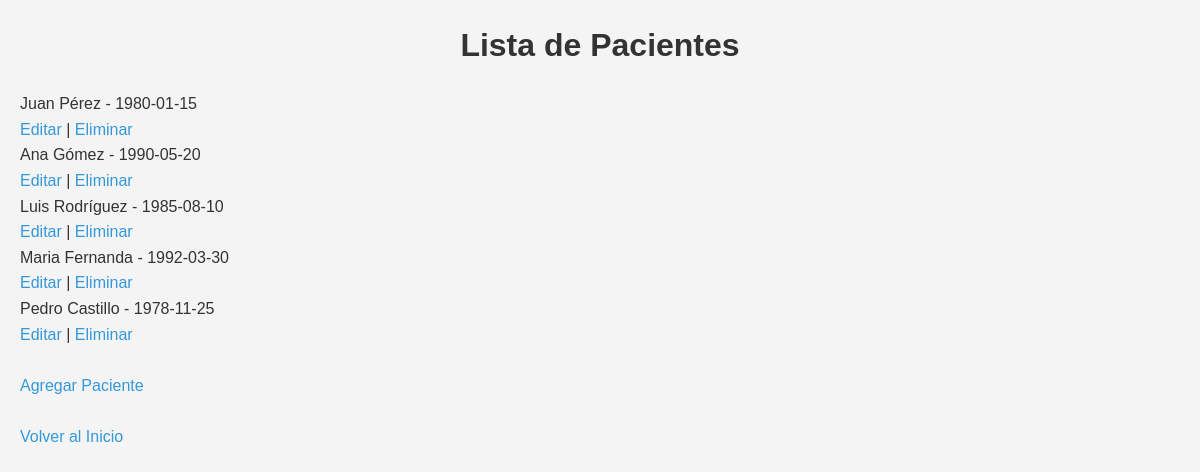
Page /index.php?action=pacientes (signed in) on the committed database.
### tables this page shows
CREATE TABLE `pacientes` (
  `id` int(11) NOT NULL,
  `nombre` varchar(255) NOT NULL,
  `email` varchar(255) NOT NULL,
  `telefono` varchar(15) NOT NULL,
  `password` varchar(255) NOT NULL,
  `activo` tinyint(1) DEFAULT 1
);

### app/Controllers/PacienteController.php (the view, shortened to what this page needs)
<?php
class PacienteController {
    private $pdo;
    public function __construct($pdo) {
        $this->pdo = $pdo;
    }
    public function listarAction() {
        $stmt = $this->pdo->query("SELECT * FROM pacientes WHERE activo = 1");
        $pacientes = $stmt->fetchAll(PDO::FETCH_ASSOC);
        echo "<h1>Lista de Pacientes</h1>";
        foreach ($pacientes as $paciente) {
            echo "<p>" . htmlspecialchars($paciente['nombre']) . " - " . htmlspecialchars($paciente['fecha_nacimiento']) . "</p>";
            echo "<a href='?action=editarPaciente&id=" . $paciente['id'] . "'>Editar</a> | ";
            echo "<a href='?action=eliminarPaciente&id=" . $paciente['id'] . "'>Eliminar</a><br>";
        }
        echo '<br><a href="?action=agregarPacienteForm">Agregar Paciente</a>';
        echo '<br><br><a href="?action=inicio">Volver al Inicio</a>';
    }
}
?>

### public/css/styles.css (style rules this page uses)
* { margin: 0; padding: 0; box-sizing: border-box; }
h1 { color: #333; text-align: center; margin-bottom: 20px; font-size: 2rem; }
a { text-decoration: none; color: #3498db; font-size: 1rem; transition: color 0.3s ease; }

### rows in the picture
pacientes: nombre "Juan Pérez", fecha_nacimiento "1980-01-15"
pacientes: nombre "Ana Gómez", fecha_nacimiento "1990-05-20"
pacientes: nombre "Luis Rodríguez", fecha_nacimiento "1985-08-10"
pacientes: nombre "Maria Fernanda", fecha_nacimiento "1992-03-30"
pacientes: nombre "Pedro Castillo", fecha_nacimiento "1978-11-25"
